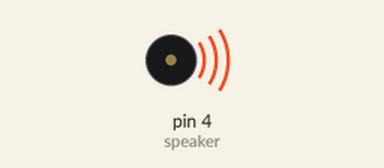
The sketch below on a simulated Arduino Uno, built with avr-gcc and run on an emulated ATmega328P. Parts: buzzer (waves = sounding).

Above: at 0.1 s.
Timing chart, 0 to 3.0 s (numbered marks = the images above):
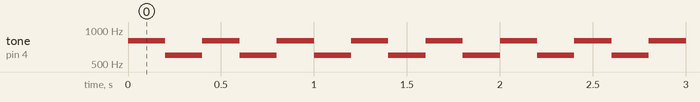

Measured:
- by itself, tone on pin 4 (speaker): alternates 800 Hz for 0.20 s and 600 Hz for 0.20 s

The sketch:

Tone_demo.ino
```cpp
const int speaker = 4;//set speaker to pin 8
void setup() {
  //Serial.begin(9600);//begin the serial monitor
  // put your setup code here, to run once:
  pinMode(speaker, OUTPUT);//define the speaker as an output
}

void loop() {
  // put your main code here, to run repeatedly:
  tone(speaker, 800, 800);

  delay(200);

  tone(speaker, 600, 800);

  delay(200);
}
```
